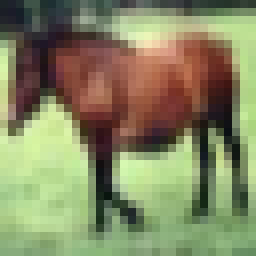
#> input picture data/img/different/01.png, 32 x 32 px (shown 8 times larger)
$ python trans.py
#> lines starting #> are read from the running program, lines starting #| are printed output that depends on the picture
### pca.py
# -*- coding: utf-8 -*-

import numpy as np
import matplotlib.pyplot as plt
import pandas as pd


def loadDataSet(filename):
    df = pd.read_table(filename, sep=',')
    return np.array(df)

# [6 lines left out: function showData, not called in this run]

def pca(dataMat, topNfeat):

    # 1.对所有样本进行中心化（所有样本属性减去属性的平均值）
    meanVals = np.mean(dataMat, axis=0)
    meanRemoved = dataMat - meanVals
    print(meanRemoved.shape)
    # 2.计算样本的协方差矩阵 XXT

    covmat = np.cov(meanRemoved,rowvar=0)
    print(covmat.shape)

    # 3.对协方差矩阵做特征值分解，求得其特征值和特征向量，并将特征值从大到小排序，筛选出前topNfeat个
    eigVals, eigVects = np.linalg.eig(np.mat(covmat))
    eigValInd = np.argsort(eigVals)
    eigValInd = eigValInd[:-(topNfeat+1):-1]    # 取前topNfeat大的特征值的索引
    print(eigVects.shape)
    print(eigValInd.shape)
    redEigVects = eigVects[:, eigValInd]        # 取前topNfeat大的特征值所对应的特征向量

    # 4.将数据转换到新的低维空间中
    lowDDataMat = meanRemoved * redEigVects     # 降维之后的数据
    reconMat = (lowDDataMat * redEigVects.T) + meanVals # 重构数据，可在原数据维度下进行对比查看
    return np.array(lowDDataMat), np.array(reconMat)


# ---------------------------- main ---------------------------- #

### trans.py
from PIL import Image
from pca import *
import numpy
# 加载图片
I_1 = Image.open('./data/img/different/01.png')
#> I_1 is the input picture: PIL image 32x32 RGB; mean R, G, B 132.5, 134.8, 97.9
I_2 = Image.open('./data/img/different/02.png')
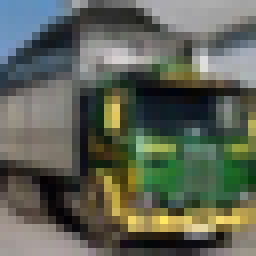
#> input picture data/img/different/02.png, 32 x 32 px (shown 8 times larger)
#> I_2 is the input picture: PIL image 32x32 RGB; mean R, G, B 93.8, 98.9, 86.2
I_3 = Image.open('./data/img/different/03.png')
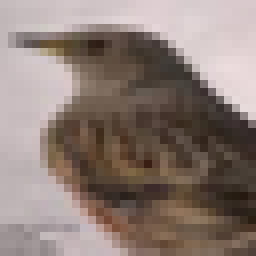
#> input picture data/img/different/03.png, 32 x 32 px (shown 8 times larger)
#> I_3 is the input picture: PIL image 32x32 RGB; mean R, G, B 140.1, 124.4, 117.8
I_4 = Image.open('./data/img/different/04.png')
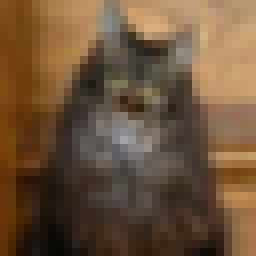
#> input picture data/img/different/04.png, 32 x 32 px (shown 8 times larger)
#> I_4 is the input picture: PIL image 32x32 RGB; mean R, G, B 109.2, 83.3, 58.6
I_5 = Image.open('./data/img/different/05.png')
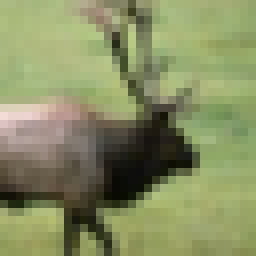
#> input picture data/img/different/05.png, 32 x 32 px (shown 8 times larger)
#> I_5 is the input picture: PIL image 32x32 RGB; mean R, G, B 135.2, 142.4, 98.1


# 转换成numpy矩阵
img_1 = numpy.array(I_1).reshape(1,numpy.product(numpy.array(I_1).shape))
img_2 = numpy.array(I_2).reshape(1,numpy.product(numpy.array(I_2).shape))
img_3 = numpy.array(I_3).reshape(1,numpy.product(numpy.array(I_3).shape))
img_4 = numpy.array(I_4).reshape(1,numpy.product(numpy.array(I_4).shape))
img_5 = numpy.array(I_5).reshape(1,numpy.product(numpy.array(I_5).shape))


# [5 lines of commented-out code are left out]

cat_dataset = numpy.vstack((img_1,img_2,img_3,img_4,img_5))
# print(cat_dataset.shape)

#print(dataMat)
lowDDataMat, reconMat = pca(cat_dataset, 500)
#> in pca, `meanVals = np.mean(dataMat, axis=0)`: meanVals = 3072 values, max 189.4 at index 954, min 35.6 at index 1406, mean 110.2
#| (5, 3072)
#> in pca, `covmat = np.cov(meanRemoved,rowvar=0)`:
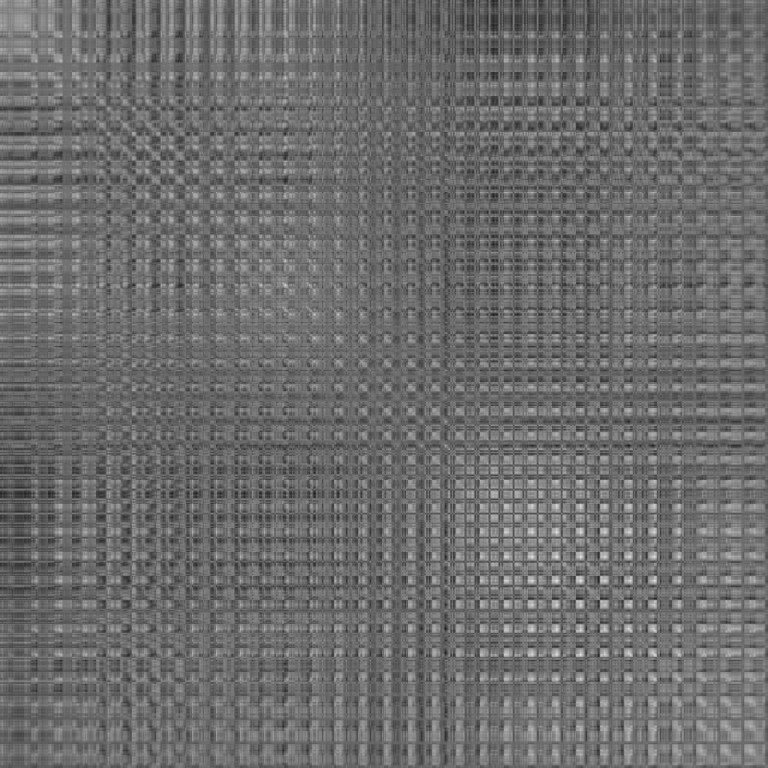
#> covmat: shape (3072, 3072) float64 (shown at 1/4 size); min -6749.9, max 9989.7, mean 414; drawn with min black and max white
#| (3072, 3072)
#> in pca, `eigValInd = np.argsort(eigVals)`: eigValInd = 3072 values, max 3071 at index 1511, min 0 at index 3071, mean 1535.5
#> in pca, `eigValInd = eigValInd[:-(topNfeat+1):-1]`: eigValInd = 500 values, max 1636 at index 481, min 0 at index 0, mean 675.3
#| (3072, 3072)
#| (500,)
#> (the run stopped early here; a loop or call above may not have finished)
